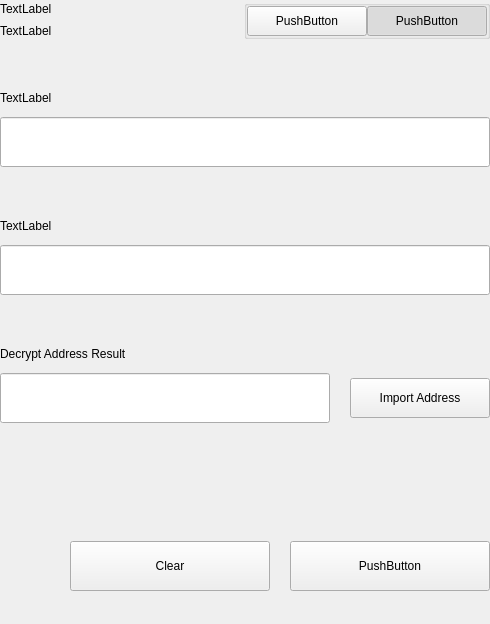
<?xml version="1.0" encoding="UTF-8"?>
<ui version="4.0">
 <class>SettingsBitToolWidget</class>
 <widget class="QWidget" name="SettingsBitToolWidget">
  <property name="geometry">
   <rect>
    <x>0</x>
    <y>0</y>
    <width>490</width>
    <height>624</height>
   </rect>
  </property>
  <property name="windowTitle">
   <string>Form</string>
  </property>
  <layout class="QVBoxLayout" name="verticalLayout">
   <property name="spacing">
    <number>0</number>
   </property>
   <property name="leftMargin">
    <number>0</number>
   </property>
   <property name="topMargin">
    <number>0</number>
   </property>
   <property name="rightMargin">
    <number>0</number>
   </property>
   <property name="bottomMargin">
    <number>0</number>
   </property>
   <item>
    <widget class="QWidget" name="left" native="true">
     <layout class="QVBoxLayout" name="verticalLayout_3">
      <property name="leftMargin">
       <number>0</number>
      </property>
      <property name="topMargin">
       <number>0</number>
      </property>
      <property name="rightMargin">
       <number>0</number>
      </property>
      <property name="bottomMargin">
       <number>0</number>
      </property>
      <item>
       <layout class="QVBoxLayout" name="verticalLayout_2">
        <property name="spacing">
         <number>0</number>
        </property>
        <item>
         <layout class="QHBoxLayout" name="horizontalLayout_3" stretch="3,1">
          <property name="spacing">
           <number>40</number>
          </property>
          <item>
           <layout class="QVBoxLayout" name="verticalLayoutTitle">
            <property name="spacing">
             <number>5</number>
            </property>
            <item>
             <widget class="QLabel" name="labelTitle">
              <property name="text">
               <string>TextLabel</string>
              </property>
             </widget>
            </item>
            <item>
             <widget class="QLabel" name="labelSubtitle1">
              <property name="text">
               <string>TextLabel</string>
              </property>
              <property name="wordWrap">
               <bool>true</bool>
              </property>
             </widget>
            </item>
           </layout>
          </item>
          <item alignment="Qt::AlignTop">
           <widget class="QGroupBox" name="groupBox">
            <property name="title">
             <string/>
            </property>
            <property name="alignment">
             <set>Qt::AlignLeading|Qt::AlignLeft|Qt::AlignTop</set>
            </property>
            <layout class="QHBoxLayout" name="horizontalLayout_4">
             <property name="spacing">
              <number>0</number>
             </property>
             <property name="leftMargin">
              <number>0</number>
             </property>
             <property name="topMargin">
              <number>0</number>
             </property>
             <property name="rightMargin">
              <number>0</number>
             </property>
             <property name="bottomMargin">
              <number>0</number>
             </property>
             <item>
              <spacer name="horizontalSpacer">
               <property name="orientation">
                <enum>Qt::Horizontal</enum>
               </property>
               <property name="sizeHint" stdset="0">
                <size>
                 <width>40</width>
                 <height>20</height>
                </size>
               </property>
              </spacer>
             </item>
             <item>
              <widget class="QPushButton" name="pushLeft">
               <property name="minimumSize">
                <size>
                 <width>120</width>
                 <height>30</height>
                </size>
               </property>
               <property name="maximumSize">
                <size>
                 <width>120</width>
                 <height>30</height>
                </size>
               </property>
               <property name="text">
                <string>PushButton</string>
               </property>
               <property name="checkable">
                <bool>true</bool>
               </property>
               <property name="autoExclusive">
                <bool>true</bool>
               </property>
              </widget>
             </item>
             <item>
              <widget class="QPushButton" name="pushRight">
               <property name="minimumSize">
                <size>
                 <width>120</width>
                 <height>30</height>
                </size>
               </property>
               <property name="maximumSize">
                <size>
                 <width>120</width>
                 <height>30</height>
                </size>
               </property>
               <property name="text">
                <string>PushButton</string>
               </property>
               <property name="checkable">
                <bool>true</bool>
               </property>
               <property name="checked">
                <bool>true</bool>
               </property>
               <property name="autoExclusive">
                <bool>true</bool>
               </property>
              </widget>
             </item>
            </layout>
           </widget>
          </item>
         </layout>
        </item>
        <item>
         <widget class="QStackedWidget" name="stackedWidget">
          <property name="currentIndex">
           <number>0</number>
          </property>
          <widget class="QWidget" name="pageDecrypt">
           <layout class="QVBoxLayout" name="verticalLayout_5">
            <property name="spacing">
             <number>0</number>
            </property>
            <property name="leftMargin">
             <number>0</number>
            </property>
            <property name="topMargin">
             <number>0</number>
            </property>
            <property name="rightMargin">
             <number>0</number>
            </property>
            <property name="bottomMargin">
             <number>0</number>
            </property>
            <item>
             <widget class="QWidget" name="widget" native="true">
              <property name="minimumSize">
               <size>
                <width>0</width>
                <height>100</height>
               </size>
              </property>
              <layout class="QVBoxLayout" name="verticalLayout_4">
               <property name="spacing">
                <number>0</number>
               </property>
               <property name="leftMargin">
                <number>0</number>
               </property>
               <property name="topMargin">
                <number>0</number>
               </property>
               <property name="rightMargin">
                <number>0</number>
               </property>
               <property name="bottomMargin">
                <number>0</number>
               </property>
               <item>
                <spacer name="verticalSpacer_2">
                 <property name="orientation">
                  <enum>Qt::Vertical</enum>
                 </property>
                 <property name="sizeType">
                  <enum>QSizePolicy::Fixed</enum>
                 </property>
                 <property name="sizeHint" stdset="0">
                  <size>
                   <width>20</width>
                   <height>20</height>
                  </size>
                 </property>
                </spacer>
               </item>
               <item>
                <layout class="QHBoxLayout" name="horizontalLayout_6" stretch="2">
                 <property name="spacing">
                  <number>0</number>
                 </property>
                 <item>
                  <layout class="QVBoxLayout" name="verticalLayout_7">
                   <property name="spacing">
                    <number>9</number>
                   </property>
                   <item>
                    <widget class="QLabel" name="labelSubtitleKey">
                     <property name="minimumSize">
                      <size>
                       <width>0</width>
                       <height>20</height>
                      </size>
                     </property>
                     <property name="maximumSize">
                      <size>
                       <width>16777215</width>
                       <height>20</height>
                      </size>
                     </property>
                     <property name="text">
                      <string>TextLabel</string>
                     </property>
                    </widget>
                   </item>
                   <item>
                    <widget class="QLineEdit" name="lineEditKey">
                     <property name="minimumSize">
                      <size>
                       <width>0</width>
                       <height>50</height>
                      </size>
                     </property>
                     <property name="maximumSize">
                      <size>
                       <width>16777215</width>
                       <height>50</height>
                      </size>
                     </property>
                     <property name="styleSheet">
                      <string notr="true">color: rgb(0, 0, 0);</string>
                     </property>
                    </widget>
                   </item>
                  </layout>
                 </item>
                </layout>
               </item>
               <item>
                <spacer name="verticalSpacer_3">
                 <property name="orientation">
                  <enum>Qt::Vertical</enum>
                 </property>
                 <property name="sizeType">
                  <enum>QSizePolicy::Fixed</enum>
                 </property>
                 <property name="sizeHint" stdset="0">
                  <size>
                   <width>20</width>
                   <height>20</height>
                  </size>
                 </property>
                </spacer>
               </item>
               <item>
                <layout class="QVBoxLayout" name="verticalLayout_9">
                 <property name="spacing">
                  <number>9</number>
                 </property>
                 <item>
                  <widget class="QLabel" name="labelSubtitlePassphrase">
                   <property name="maximumSize">
                    <size>
                     <width>16777215</width>
                     <height>20</height>
                    </size>
                   </property>
                   <property name="text">
                    <string>TextLabel</string>
                   </property>
                  </widget>
                 </item>
                 <item>
                  <widget class="QLineEdit" name="lineEditPassphrase">
                   <property name="minimumSize">
                    <size>
                     <width>0</width>
                     <height>50</height>
                    </size>
                   </property>
                   <property name="maximumSize">
                    <size>
                     <width>16777215</width>
                     <height>50</height>
                    </size>
                   </property>
                   <property name="styleSheet">
                    <string notr="true">color: rgb(0, 0, 0);</string>
                   </property>
                  </widget>
                 </item>
                </layout>
               </item>
               <item>
                <spacer name="verticalSpacer_4">
                 <property name="orientation">
                  <enum>Qt::Vertical</enum>
                 </property>
                 <property name="sizeType">
                  <enum>QSizePolicy::Fixed</enum>
                 </property>
                 <property name="sizeHint" stdset="0">
                  <size>
                   <width>20</width>
                   <height>20</height>
                  </size>
                 </property>
                </spacer>
               </item>
               <item>
                <widget class="QWidget" name="widget_3" native="true">
                 <property name="sizePolicy">
                  <sizepolicy hsizetype="Preferred" vsizetype="Fixed">
                   <horstretch>0</horstretch>
                   <verstretch>0</verstretch>
                  </sizepolicy>
                 </property>
                 <layout class="QVBoxLayout" name="verticalLayout_10">
                  <property name="spacing">
                   <number>9</number>
                  </property>
                  <property name="leftMargin">
                   <number>0</number>
                  </property>
                  <property name="topMargin">
                   <number>0</number>
                  </property>
                  <property name="rightMargin">
                   <number>0</number>
                  </property>
                  <property name="bottomMargin">
                   <number>0</number>
                  </property>
                  <item>
                   <widget class="QLabel" name="labelSubtitleDecryptResult">
                    <property name="minimumSize">
                     <size>
                      <width>0</width>
                      <height>20</height>
                     </size>
                    </property>
                    <property name="maximumSize">
                     <size>
                      <width>16777215</width>
                      <height>20</height>
                     </size>
                    </property>
                    <property name="text">
                     <string>Decrypt Address Result</string>
                    </property>
                   </widget>
                  </item>
                  <item>
                   <widget class="QWidget" name="widget_4" native="true">
                    <layout class="QHBoxLayout" name="horizontalLayout" stretch="6,0,1">
                     <property name="spacing">
                      <number>0</number>
                     </property>
                     <property name="leftMargin">
                      <number>0</number>
                     </property>
                     <property name="topMargin">
                      <number>0</number>
                     </property>
                     <property name="rightMargin">
                      <number>0</number>
                     </property>
                     <property name="bottomMargin">
                      <number>0</number>
                     </property>
                     <item alignment="Qt::AlignVCenter">
                      <widget class="QLineEdit" name="lineEditDecryptResult">
                       <property name="minimumSize">
                        <size>
                         <width>0</width>
                         <height>50</height>
                        </size>
                       </property>
                       <property name="maximumSize">
                        <size>
                         <width>16777215</width>
                         <height>50</height>
                        </size>
                       </property>
                       <property name="styleSheet">
                        <string notr="true">color: rgb(0, 0, 0);</string>
                       </property>
                      </widget>
                     </item>
                     <item>
                      <spacer name="horizontalSpacer_4">
                       <property name="orientation">
                        <enum>Qt::Horizontal</enum>
                       </property>
                       <property name="sizeType">
                        <enum>QSizePolicy::Fixed</enum>
                       </property>
                       <property name="sizeHint" stdset="0">
                        <size>
                         <width>20</width>
                         <height>50</height>
                        </size>
                       </property>
                      </spacer>
                     </item>
                     <item>
                      <widget class="QPushButton" name="pushButtonImport">
                       <property name="minimumSize">
                        <size>
                         <width>140</width>
                         <height>40</height>
                        </size>
                       </property>
                       <property name="text">
                        <string>Import Address</string>
                       </property>
                      </widget>
                     </item>
                    </layout>
                   </widget>
                  </item>
                 </layout>
                </widget>
               </item>
               <item>
                <widget class="QLabel" name="statusLabel_DEC">
                 <property name="maximumSize">
                  <size>
                   <width>16777215</width>
                   <height>40</height>
                  </size>
                 </property>
                 <property name="text">
                  <string/>
                 </property>
                </widget>
               </item>
               <item>
                <spacer name="verticalSpacer">
                 <property name="orientation">
                  <enum>Qt::Vertical</enum>
                 </property>
                 <property name="sizeType">
                  <enum>QSizePolicy::Preferred</enum>
                 </property>
                 <property name="sizeHint" stdset="0">
                  <size>
                   <width>20</width>
                   <height>20</height>
                  </size>
                 </property>
                </spacer>
               </item>
               <item>
                <layout class="QHBoxLayout" name="horizontalLayout_7">
                 <property name="spacing">
                  <number>0</number>
                 </property>
                 <item>
                  <spacer name="horizontalSpacer_5">
                   <property name="orientation">
                    <enum>Qt::Horizontal</enum>
                   </property>
                   <property name="sizeType">
                    <enum>QSizePolicy::Expanding</enum>
                   </property>
                   <property name="sizeHint" stdset="0">
                    <size>
                     <width>40</width>
                     <height>20</height>
                    </size>
                   </property>
                  </spacer>
                 </item>
                 <item>
                  <widget class="QPushButton" name="pushButtonDecryptClear">
                   <property name="minimumSize">
                    <size>
                     <width>200</width>
                     <height>50</height>
                    </size>
                   </property>
                   <property name="maximumSize">
                    <size>
                     <width>200</width>
                     <height>50</height>
                    </size>
                   </property>
                   <property name="text">
                    <string>Clear</string>
                   </property>
                  </widget>
                 </item>
                 <item>
                  <spacer name="horizontalSpacer_3">
                   <property name="orientation">
                    <enum>Qt::Horizontal</enum>
                   </property>
                   <property name="sizeType">
                    <enum>QSizePolicy::Fixed</enum>
                   </property>
                   <property name="sizeHint" stdset="0">
                    <size>
                     <width>20</width>
                     <height>20</height>
                    </size>
                   </property>
                  </spacer>
                 </item>
                 <item>
                  <widget class="QPushButton" name="pushButtonDecrypt">
                   <property name="minimumSize">
                    <size>
                     <width>200</width>
                     <height>50</height>
                    </size>
                   </property>
                   <property name="maximumSize">
                    <size>
                     <width>200</width>
                     <height>50</height>
                    </size>
                   </property>
                   <property name="text">
                    <string>PushButton</string>
                   </property>
                  </widget>
                 </item>
                </layout>
               </item>
              </layout>
             </widget>
            </item>
           </layout>
          </widget>
          <widget class="QWidget" name="pageEncrypt">
           <layout class="QVBoxLayout" name="verticalLayout_11">
            <property name="spacing">
             <number>0</number>
            </property>
            <property name="leftMargin">
             <number>0</number>
            </property>
            <property name="topMargin">
             <number>0</number>
            </property>
            <property name="rightMargin">
             <number>0</number>
            </property>
            <property name="bottomMargin">
             <number>0</number>
            </property>
            <item>
             <spacer name="verticalSpacer_8">
              <property name="orientation">
               <enum>Qt::Vertical</enum>
              </property>
              <property name="sizeType">
               <enum>QSizePolicy::Fixed</enum>
              </property>
              <property name="sizeHint" stdset="0">
               <size>
                <width>20</width>
                <height>20</height>
               </size>
              </property>
             </spacer>
            </item>
            <item>
             <widget class="QWidget" name="containerAddressEnc" native="true">
              <layout class="QVBoxLayout" name="containerAddressEncLayout">
               <property name="spacing">
                <number>5</number>
               </property>
               <property name="leftMargin">
                <number>0</number>
               </property>
               <property name="topMargin">
                <number>0</number>
               </property>
               <property name="rightMargin">
                <number>0</number>
               </property>
               <property name="bottomMargin">
                <number>0</number>
               </property>
               <item>
                <widget class="QLabel" name="labelSubtitleAddress">
                 <property name="minimumSize">
                  <size>
                   <width>0</width>
                   <height>20</height>
                  </size>
                 </property>
                 <property name="maximumSize">
                  <size>
                   <width>16777215</width>
                   <height>20</height>
                  </size>
                 </property>
                 <property name="text">
                  <string>TextLabel</string>
                 </property>
                </widget>
               </item>
               <item>
                <widget class="QLineEdit" name="addressIn_ENC">
                 <property name="minimumSize">
                  <size>
                   <width>0</width>
                   <height>50</height>
                  </size>
                 </property>
                </widget>
               </item>
              </layout>
             </widget>
            </item>
            <item>
             <spacer name="verticalSpacer_6">
              <property name="orientation">
               <enum>Qt::Vertical</enum>
              </property>
              <property name="sizeType">
               <enum>QSizePolicy::Fixed</enum>
              </property>
              <property name="sizeHint" stdset="0">
               <size>
                <width>20</width>
                <height>20</height>
               </size>
              </property>
             </spacer>
            </item>
            <item>
             <widget class="QWidget" name="containerAddress" native="true">
              <layout class="QHBoxLayout" name="horizontalLayout_9" stretch="2">
               <property name="spacing">
                <number>0</number>
               </property>
               <property name="leftMargin">
                <number>0</number>
               </property>
               <property name="topMargin">
                <number>0</number>
               </property>
               <property name="rightMargin">
                <number>0</number>
               </property>
               <property name="bottomMargin">
                <number>0</number>
               </property>
               <item>
                <layout class="QVBoxLayout" name="verticalLayout_8">
                 <property name="spacing">
                  <number>5</number>
                 </property>
                 <item>
                  <widget class="QLabel" name="labelSubtitleMessage">
                   <property name="minimumSize">
                    <size>
                     <width>0</width>
                     <height>20</height>
                    </size>
                   </property>
                   <property name="maximumSize">
                    <size>
                     <width>16777215</width>
                     <height>20</height>
                    </size>
                   </property>
                   <property name="text">
                    <string>TextLabel</string>
                   </property>
                  </widget>
                 </item>
                 <item>
                  <widget class="QLineEdit" name="passphraseIn_ENC">
                   <property name="minimumSize">
                    <size>
                     <width>0</width>
                     <height>50</height>
                    </size>
                   </property>
                   <property name="maximumSize">
                    <size>
                     <width>16777215</width>
                     <height>50</height>
                    </size>
                   </property>
                  </widget>
                 </item>
                </layout>
               </item>
              </layout>
             </widget>
            </item>
            <item>
             <spacer name="verticalSpacer_7">
              <property name="orientation">
               <enum>Qt::Vertical</enum>
              </property>
              <property name="sizeType">
               <enum>QSizePolicy::Fixed</enum>
              </property>
              <property name="sizeHint" stdset="0">
               <size>
                <width>20</width>
                <height>20</height>
               </size>
              </property>
             </spacer>
            </item>
            <item>
             <widget class="QWidget" name="widget_2" native="true">
              <property name="minimumSize">
               <size>
                <width>0</width>
                <height>75</height>
               </size>
              </property>
              <property name="maximumSize">
               <size>
                <width>16777215</width>
                <height>16777215</height>
               </size>
              </property>
              <layout class="QVBoxLayout" name="verticalLayout_6">
               <property name="leftMargin">
                <number>0</number>
               </property>
               <property name="topMargin">
                <number>0</number>
               </property>
               <property name="rightMargin">
                <number>0</number>
               </property>
               <property name="bottomMargin">
                <number>0</number>
               </property>
               <item>
                <widget class="QLabel" name="labelSubtitleEncryptedKey">
                 <property name="minimumSize">
                  <size>
                   <width>0</width>
                   <height>20</height>
                  </size>
                 </property>
                 <property name="maximumSize">
                  <size>
                   <width>16777215</width>
                   <height>20</height>
                  </size>
                 </property>
                 <property name="text">
                  <string>TextLabel</string>
                 </property>
                </widget>
               </item>
               <item>
                <widget class="QLineEdit" name="encryptedKeyOut_ENC">
                 <property name="minimumSize">
                  <size>
                   <width>0</width>
                   <height>50</height>
                  </size>
                 </property>
                </widget>
               </item>
              </layout>
             </widget>
            </item>
            <item>
             <widget class="QLabel" name="statusLabel_ENC">
              <property name="text">
               <string>TextLabel</string>
              </property>
             </widget>
            </item>
            <item>
             <spacer name="verticalSpacer_5">
              <property name="orientation">
               <enum>Qt::Vertical</enum>
              </property>
              <property name="sizeType">
               <enum>QSizePolicy::Fixed</enum>
              </property>
              <property name="sizeHint" stdset="0">
               <size>
                <width>20</width>
                <height>20</height>
               </size>
              </property>
             </spacer>
            </item>
            <item>
             <layout class="QHBoxLayout" name="horizontalLayout_8">
              <property name="spacing">
               <number>0</number>
              </property>
              <item>
               <spacer name="horizontalSpacer_6">
                <property name="orientation">
                 <enum>Qt::Horizontal</enum>
                </property>
                <property name="sizeType">
                 <enum>QSizePolicy::Expanding</enum>
                </property>
                <property name="sizeHint" stdset="0">
                 <size>
                  <width>40</width>
                  <height>20</height>
                 </size>
                </property>
               </spacer>
              </item>
              <item>
               <widget class="QPushButton" name="pushButtonClear">
                <property name="minimumSize">
                 <size>
                  <width>200</width>
                  <height>50</height>
                 </size>
                </property>
                <property name="text">
                 <string>Clear</string>
                </property>
               </widget>
              </item>
              <item>
               <spacer name="horizontalSpacer_2">
                <property name="orientation">
                 <enum>Qt::Horizontal</enum>
                </property>
                <property name="sizeType">
                 <enum>QSizePolicy::Fixed</enum>
                </property>
                <property name="sizeHint" stdset="0">
                 <size>
                  <width>20</width>
                  <height>20</height>
                 </size>
                </property>
               </spacer>
              </item>
              <item>
               <widget class="QPushButton" name="pushButtonEncrypt">
                <property name="minimumSize">
                 <size>
                  <width>200</width>
                  <height>50</height>
                 </size>
                </property>
                <property name="maximumSize">
                 <size>
                  <width>200</width>
                  <height>50</height>
                 </size>
                </property>
                <property name="text">
                 <string>PushButton</string>
                </property>
               </widget>
              </item>
             </layout>
            </item>
           </layout>
          </widget>
         </widget>
        </item>
       </layout>
      </item>
     </layout>
    </widget>
   </item>
  </layout>
 </widget>
 <resources/>
 <connections/>
</ui>
